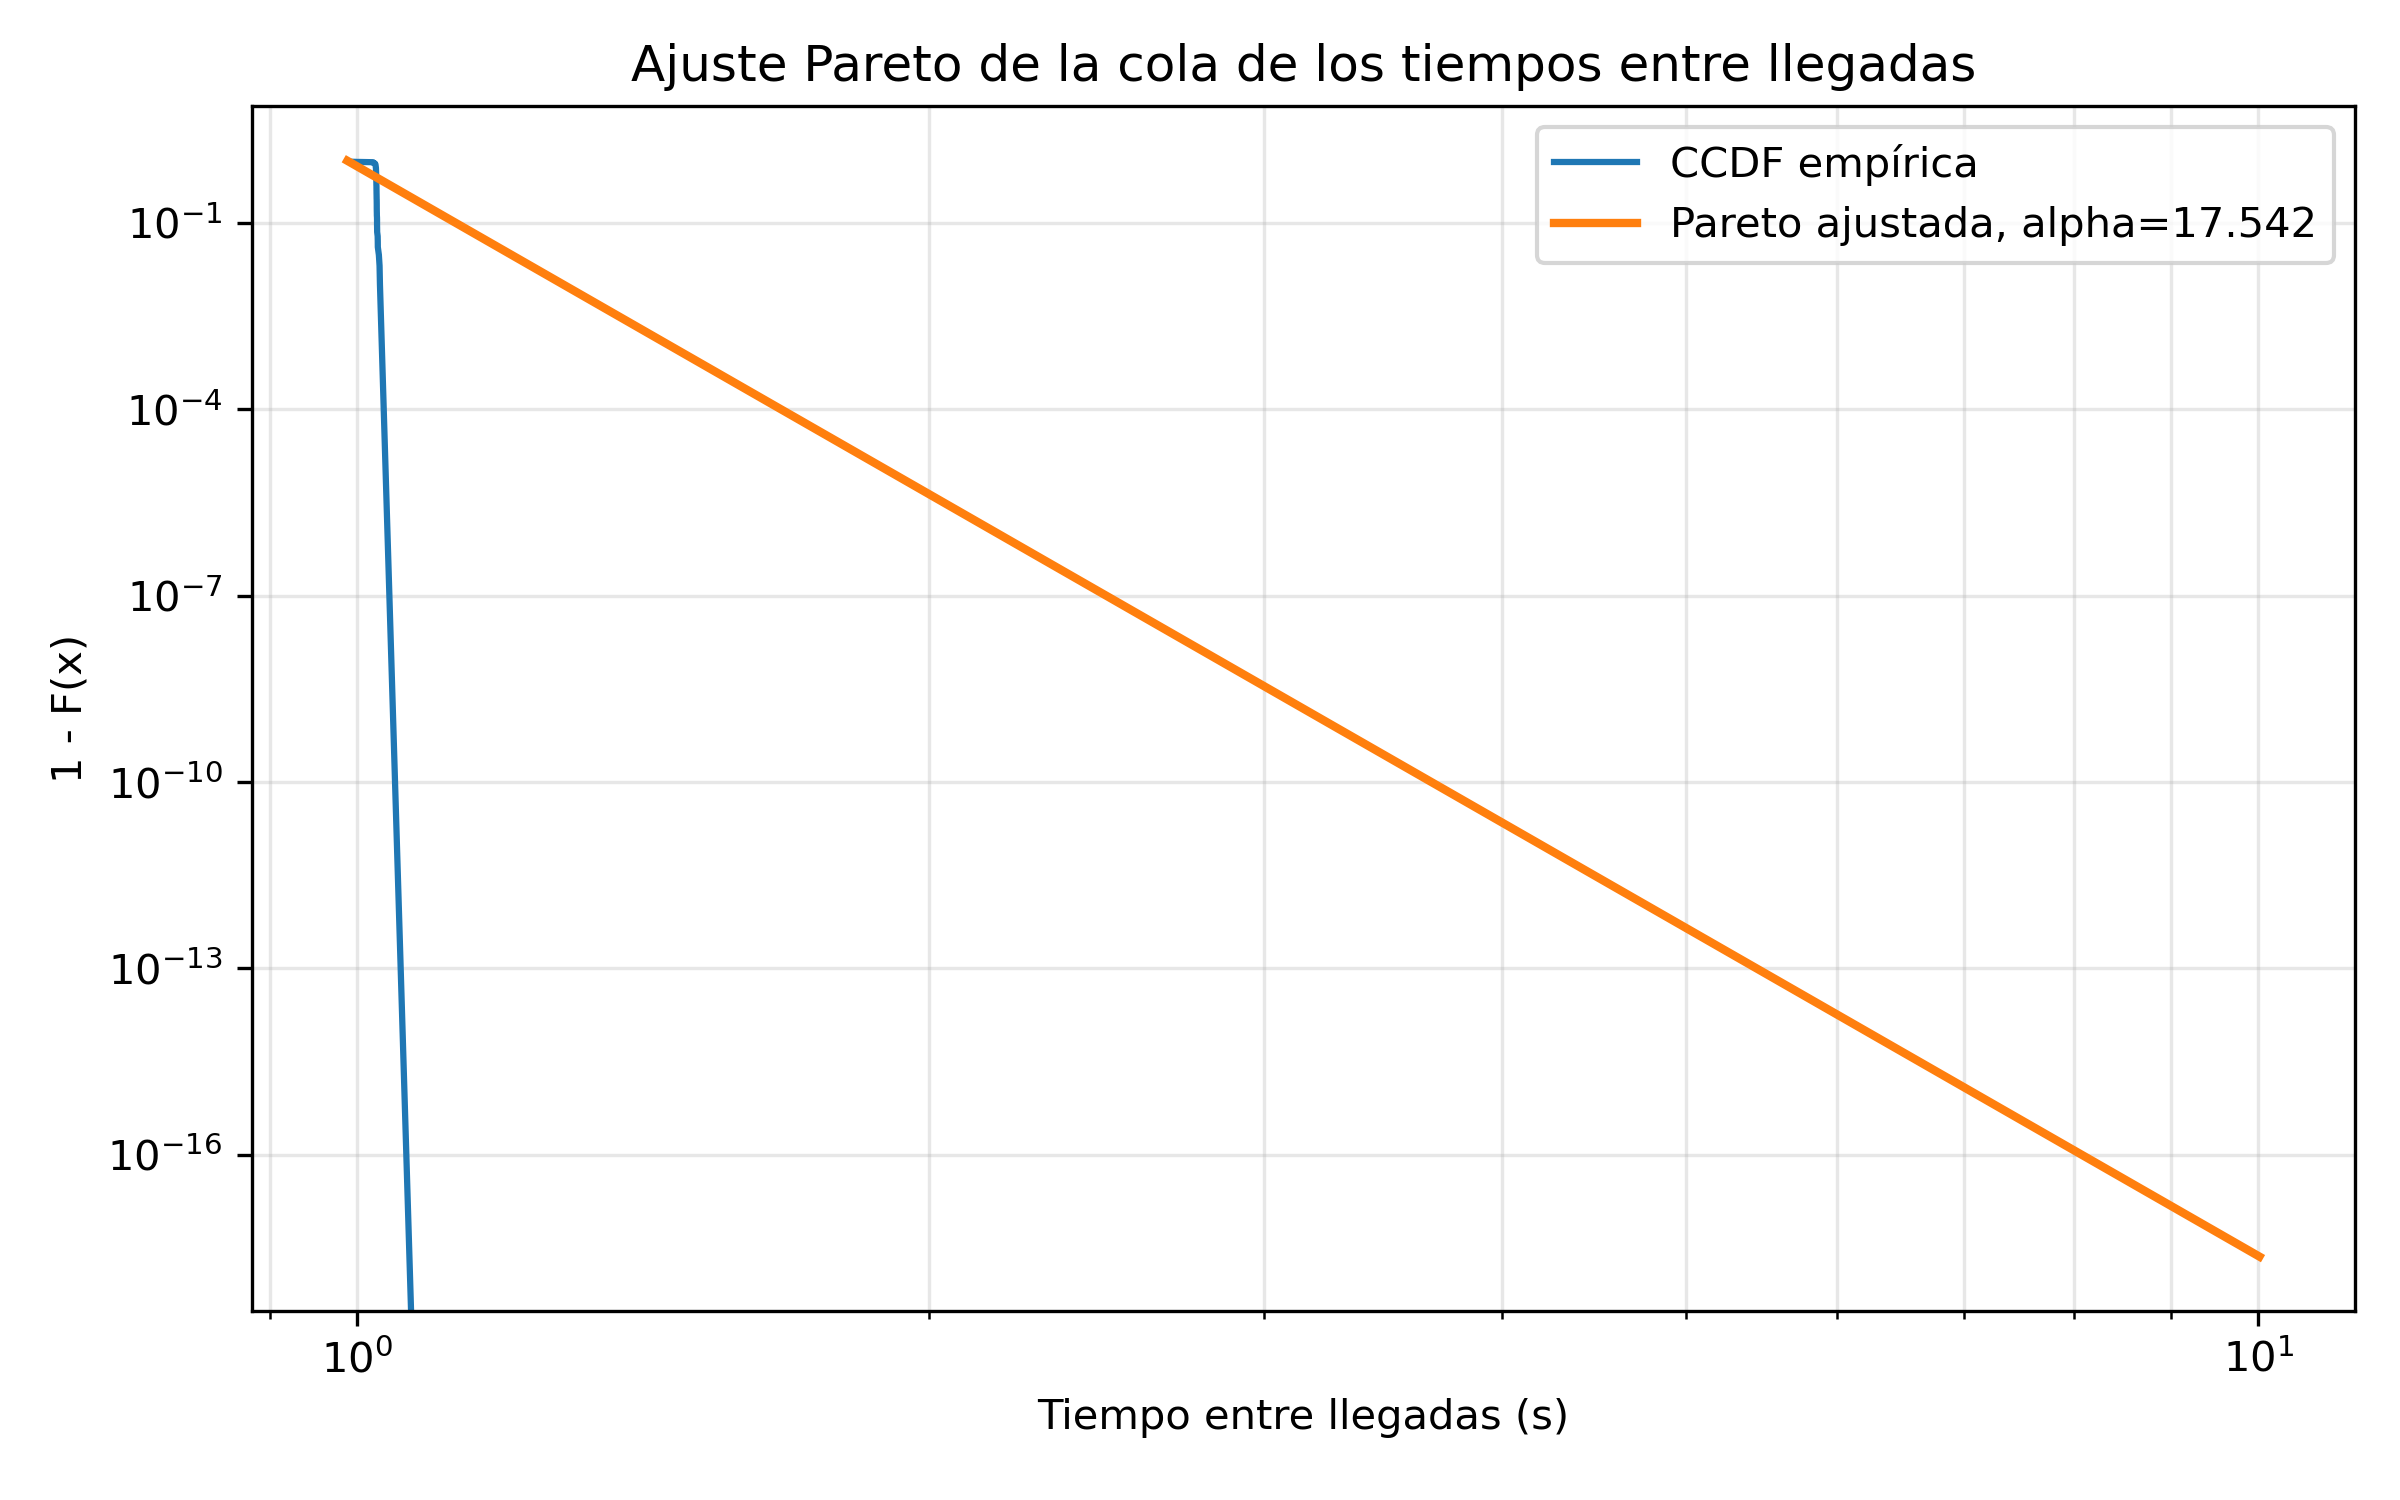

This chart was generated by the following Python code:
import numpy as np
import matplotlib.pyplot as plt

datos = np.loadtxt("arrivals.txt")

tiempos = datos[:, 0]
interarribos = np.diff(tiempos)
interarribos = interarribos[interarribos > 0]

# Se ajusta la cola superior de los datos
xmin = np.percentile(interarribos, 90)
cola = interarribos[interarribos >= xmin]

n = len(cola)

alpha = n / np.sum(np.log(cola / xmin))

print("Resultados del ajuste Pareto")
print("----------------------------")
print(f"Total de interarribos: {len(interarribos)}")
print(f"Umbral xmin: {xmin:.8f} s")
print(f"Datos usados en la cola: {n}")
print(f"Parametro alpha: {alpha:.4f}")

if alpha <= 1:
    print("La media teorica de Pareto no es finita.")
elif alpha <= 2:
    print("La media teorica es finita, pero la varianza teorica es infinita.")
else:
    print("La media y la varianza teoricas son finitas.")

x_emp = np.sort(cola)
ccdf_emp = 1 - np.arange(1, n + 1) / n

x_pareto = np.logspace(
    np.log10(xmin),
    np.log10(np.max(cola)),
    300
)

ccdf_pareto = (xmin / x_pareto) ** alpha

plt.figure(figsize=(8, 5))

plt.loglog(
    x_emp,
    ccdf_emp,
    label="CCDF empírica",
    linewidth=1.5
)

plt.loglog(
    x_pareto,
    ccdf_pareto,
    label=f"Pareto ajustada, alpha={alpha:.3f}",
    linewidth=2
)

plt.xlabel("Tiempo entre llegadas (s)")
plt.ylabel("1 - F(x)")
plt.title("Ajuste Pareto de la cola de los tiempos entre llegadas")
plt.grid(True, which="both", alpha=0.3)
plt.legend()
plt.tight_layout()

plt.savefig("ajuste_pareto.png", dpi=300)
plt.show()
